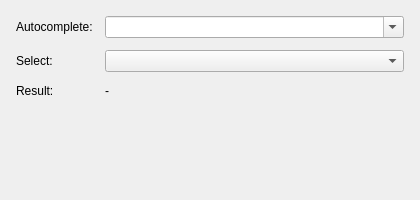
<?xml version='1.0' encoding='utf-8'?>
<ui version="4.0">
 <class>MainWindow</class>
 <widget class="QMainWindow" name="MainWindow">
  <property name="geometry">
   <rect>
    <x>0</x>
    <y>0</y>
    <width>420</width>
    <height>200</height>
   </rect>
  </property>
  <property name="windowTitle">
   <string>QCustomComboBox Example</string>
  </property>
  <widget class="QWidget" name="centralwidget">
   <layout class="QFormLayout" name="formLayout">
    <property name="horizontalSpacing">
     <number>12</number>
    </property>
    <property name="verticalSpacing">
     <number>12</number>
    </property>
    <property name="leftMargin">
     <number>16</number>
    </property>
    <property name="topMargin">
     <number>16</number>
    </property>
    <property name="rightMargin">
     <number>16</number>
    </property>
    <property name="bottomMargin">
     <number>16</number>
    </property>
    <item row="0" column="0">
     <widget class="QLabel" name="autocompleteLabel">
      <property name="text">
       <string>Autocomplete:</string>
      </property>
     </widget>
    </item>
    <item row="0" column="1">
     <widget class="QCustomComboBox" name="searchCombo">
      <property name="editable">
       <bool>true</bool>
      </property>
     </widget>
    </item>
    <item row="1" column="0">
     <widget class="QLabel" name="selectLabel">
      <property name="text">
       <string>Select:</string>
      </property>
     </widget>
    </item>
    <item row="1" column="1">
     <widget class="QCustomComboBox" name="pickerCombo">
      <property name="editable">
       <bool>false</bool>
      </property>
     </widget>
    </item>
    <item row="2" column="0">
     <widget class="QLabel" name="resultCaption">
      <property name="text">
       <string>Result:</string>
      </property>
     </widget>
    </item>
    <item row="2" column="1">
     <widget class="QLabel" name="resultLabel">
      <property name="text">
       <string>-</string>
      </property>
     </widget>
    </item>
   </layout>
  </widget>
 </widget>
 <customwidgets>
  <customwidget>
   <class>QCustomComboBox</class>
   <extends>QComboBox</extends>
   <header location="global">Custom_Widgets.QCustomComboBox.h</header>
  </customwidget>
 <customwidget><class>QPushButton</class><extends>QPushButton</extends><header location="global">Custom_Widgets.Theme.h</header><container>1</container></customwidget><customwidget><class>QLabel</class><extends>QLabel</extends><header location="global">Custom_Widgets.Theme.h</header><container>1</container></customwidget></customwidgets>
 <connections />
</ui>
